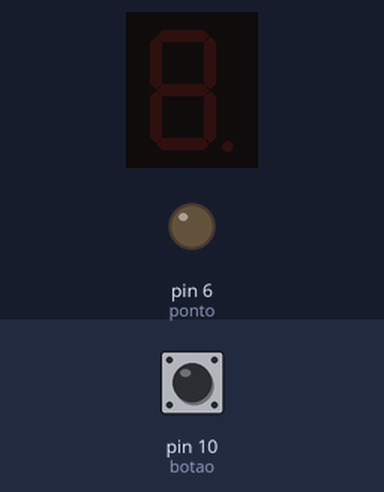
Bench run of a sketch on a simulated Arduino Uno, built with avr-gcc and run on an emulated ATmega328P. Parts: 1-digit seven-segment display, output pins drawn as LEDs (lit = HIGH). Wiring (inferred from the names in the program): 1-digit 7-segment display, segments lit when HIGH: segments pin 3, pin 2, pin 7, pin 8, pin 9, pin 4, pin 5. Inputs (shaded band) come from the test bench; at power-on: pin 10 (botao) HIGH. Random numbers use the default seed unless the sketch sets one; the segment pins are drawn as the display they are named for; pins used as bus, display or sensor lines are not drawn.

Above: at 1.2 s.
1.3 s: pin 10 (botao) pulled LOW for 0.15 s
At 3.0 s:
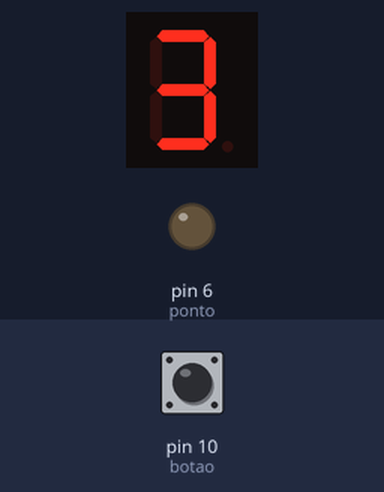
4.3 s: pin 10 (botao) pulled LOW for 1 s
At 6.5 s:
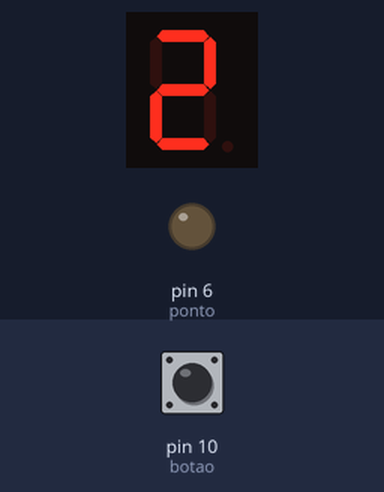
7.3 s: pin 10 (botao) pulled LOW for 3.2 s
At 12.7 s:
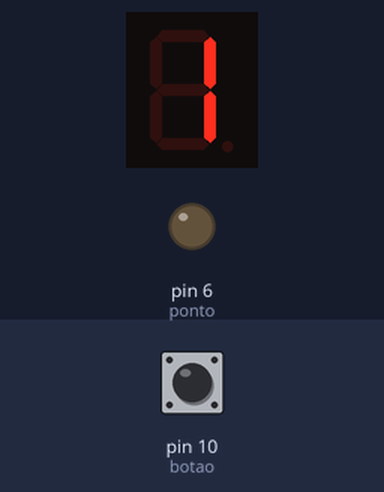
13.0 s: pin 10 (botao) pulled LOW for 3.2 s
At 18.4 s:
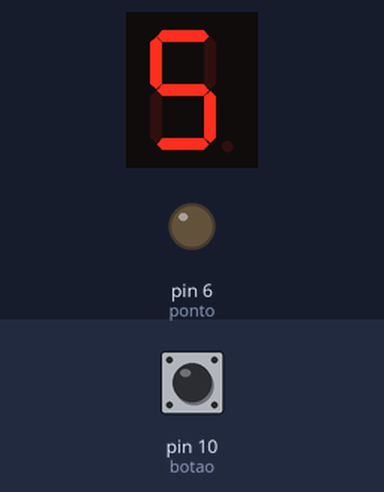
18.7 s: pin 10 (botao) pulled LOW for 3.2 s
At 24.0 s:
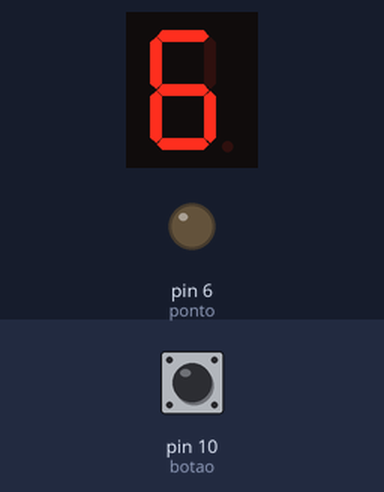
24.4 s: pin 10 (botao) pulled LOW for 0.15 s
At 26.6 s:
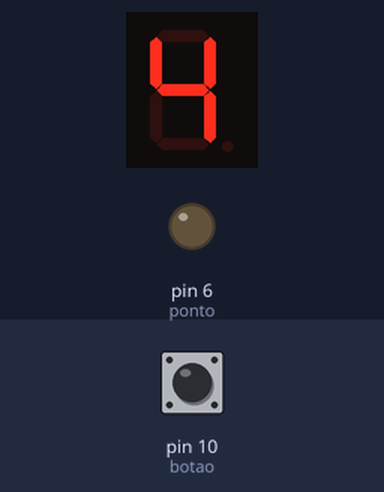
Timing chart, 0 to 28.1 s (numbered marks = the images above; inputs shaded):
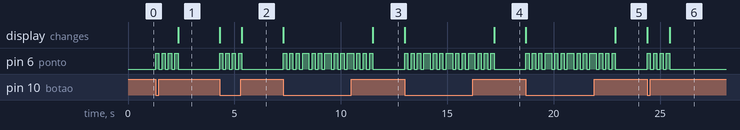

Measured:
- after the input at 1.3 s, pin 6 (ponto): alternates HIGH for 0.15 s and LOW for 0.15 s, 8 changes in all, then stays LOW, starting at once; the display: changes after 1.1 s (image 1)
- after the input at 4.3 s, pin 6 (ponto): alternates HIGH for 0.15 s and LOW for 0.15 s, 8 changes in all, then stays LOW, starting at once; the display: first changes at once (image 2 shows a later state)
- after the input at 7.3 s, pin 6 (ponto): LOW → HIGH at once, then repeats every 1.1 s: HIGH 0.30 s, LOW 0.15 s, HIGH 0.15 s, LOW 0.15 s, HIGH 0.15 s, LOW 0.15 s; the display: first changes at once (image 3 shows a later state)
- after the input at 13.0 s, pin 6 (ponto): LOW → HIGH at once, then repeats every 1.1 s: HIGH 0.30 s, LOW 0.15 s, HIGH 0.15 s, LOW 0.15 s, HIGH 0.15 s, LOW 0.15 s; the display: first changes at once (image 4 shows a later state)
- after the input at 18.7 s, pin 6 (ponto): LOW → HIGH at once, then repeats every 1.1 s: HIGH 0.30 s, LOW 0.15 s, HIGH 0.15 s, LOW 0.15 s, HIGH 0.15 s, LOW 0.15 s; the display: first changes at once (image 5 shows a later state)
- after the input at 24.4 s, pin 6 (ponto): alternates HIGH for 0.15 s and LOW for 0.15 s, 8 changes in all, then stays LOW, starting at once; the display: first changes at once (image 6 shows a later state)

The sketch:

Dado_Com_Display_7_Segmentos.ino
```cpp
#define botao 10
#define A 3
#define B 2
#define C 7
#define D 8
#define E 9
#define F 4
#define G 5
#define ponto 6

void setup() {
  pinMode(A, OUTPUT);
  pinMode(B, OUTPUT);
  pinMode(C, OUTPUT);
  pinMode(D, OUTPUT);
  pinMode(E, OUTPUT);
  pinMode(F, OUTPUT);
  pinMode(G, OUTPUT);
  pinMode(ponto, OUTPUT);
  pinMode(botao, INPUT_PULLUP);
  randomSeed(analogRead(0));  //Escolher um número qualquer
}

void inicio() {
  digitalWrite(A, LOW);
  digitalWrite(B, LOW);
  digitalWrite(C, LOW);
  digitalWrite(D, LOW);
  digitalWrite(E, LOW);
  digitalWrite(F, LOW);
  digitalWrite(G, LOW);
  digitalWrite(ponto, HIGH);
  delay(150);
  digitalWrite(ponto, LOW);
  delay(150);
  digitalWrite(ponto, HIGH);
  delay(150);
  digitalWrite(ponto, LOW);
  delay(150);
  digitalWrite(ponto, HIGH);
  delay(150);
  digitalWrite(ponto, LOW);
  delay(150);
  digitalWrite(ponto, HIGH);
  delay(150);
  digitalWrite(ponto, LOW);
}

void numero(int x) {
  switch (x) {
    case 1:
      digitalWrite(B, HIGH);
      digitalWrite(C, HIGH);
      break;
    case 2:
      digitalWrite(A, HIGH);
      digitalWrite(B, HIGH);
      digitalWrite(G, HIGH);
      digitalWrite(D, HIGH);
      digitalWrite(E, HIGH);
      break;
    case 3:
      digitalWrite(A, HIGH);
      digitalWrite(B, HIGH);
      digitalWrite(G, HIGH);
      digitalWrite(C, HIGH);
      digitalWrite(D, HIGH);
      break;
    case 4:
      digitalWrite(B, HIGH);
      digitalWrite(G, HIGH);
      digitalWrite(C, HIGH);
      digitalWrite(F, HIGH);
      break;
    case 5:
      digitalWrite(A, HIGH);
      digitalWrite(F, HIGH);
      digitalWrite(G, HIGH);
      digitalWrite(C, HIGH);
      digitalWrite(D, HIGH);
      break;
    case 6:
      digitalWrite(A, HIGH);
      digitalWrite(F, HIGH);
      digitalWrite(G, HIGH);
      digitalWrite(C, HIGH);
      digitalWrite(D, HIGH);
      digitalWrite(E, HIGH);
      break;
  }
}

void loop() {
  if (!digitalRead(botao)) {
    inicio();
    numero(random(1, 7));  //Escolher 7 para ele sortear até o número 6 (n-1)
  }
}
```
